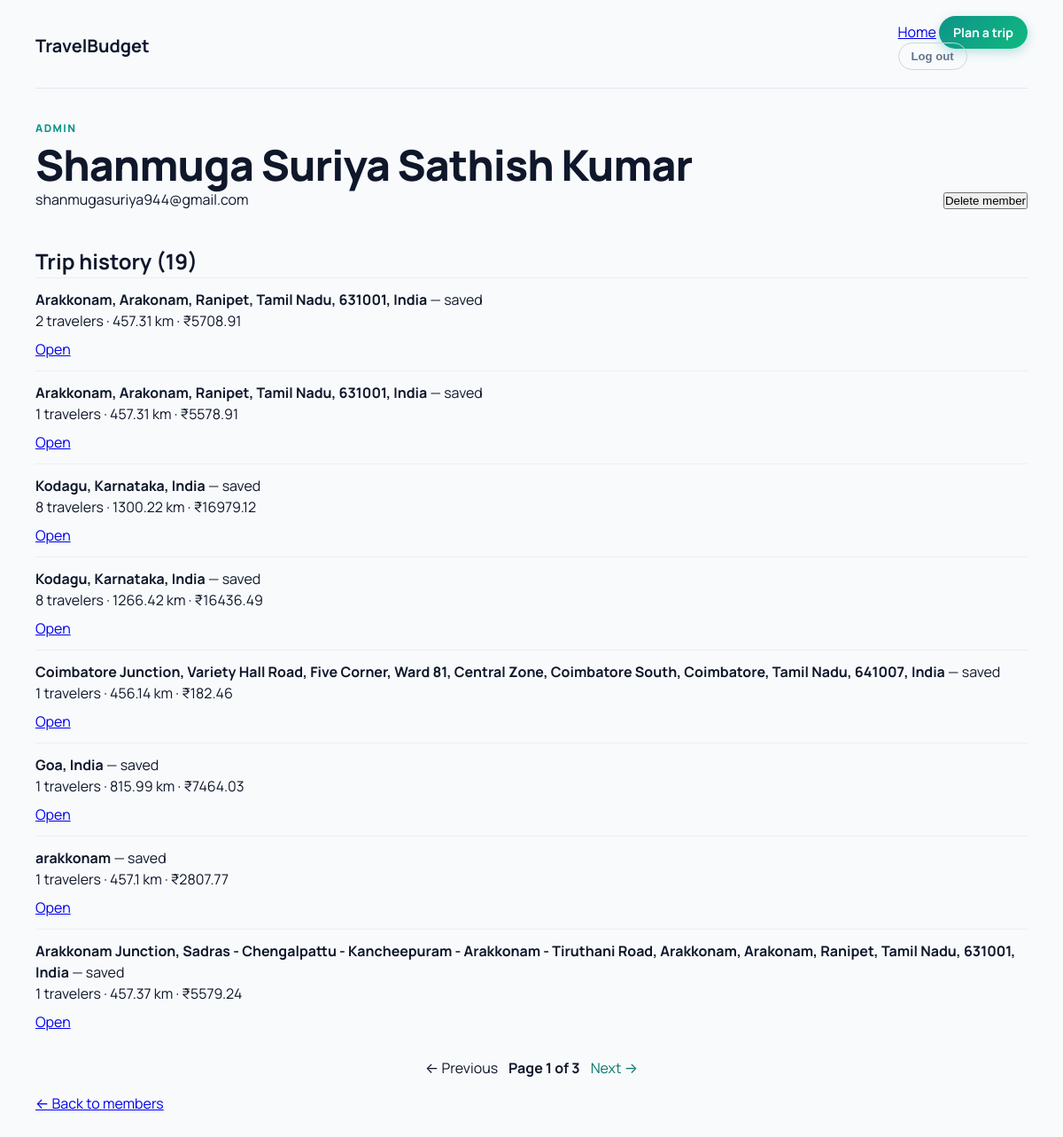
/admin/member/1 (signed in), run on an earlier commit of the app's database.
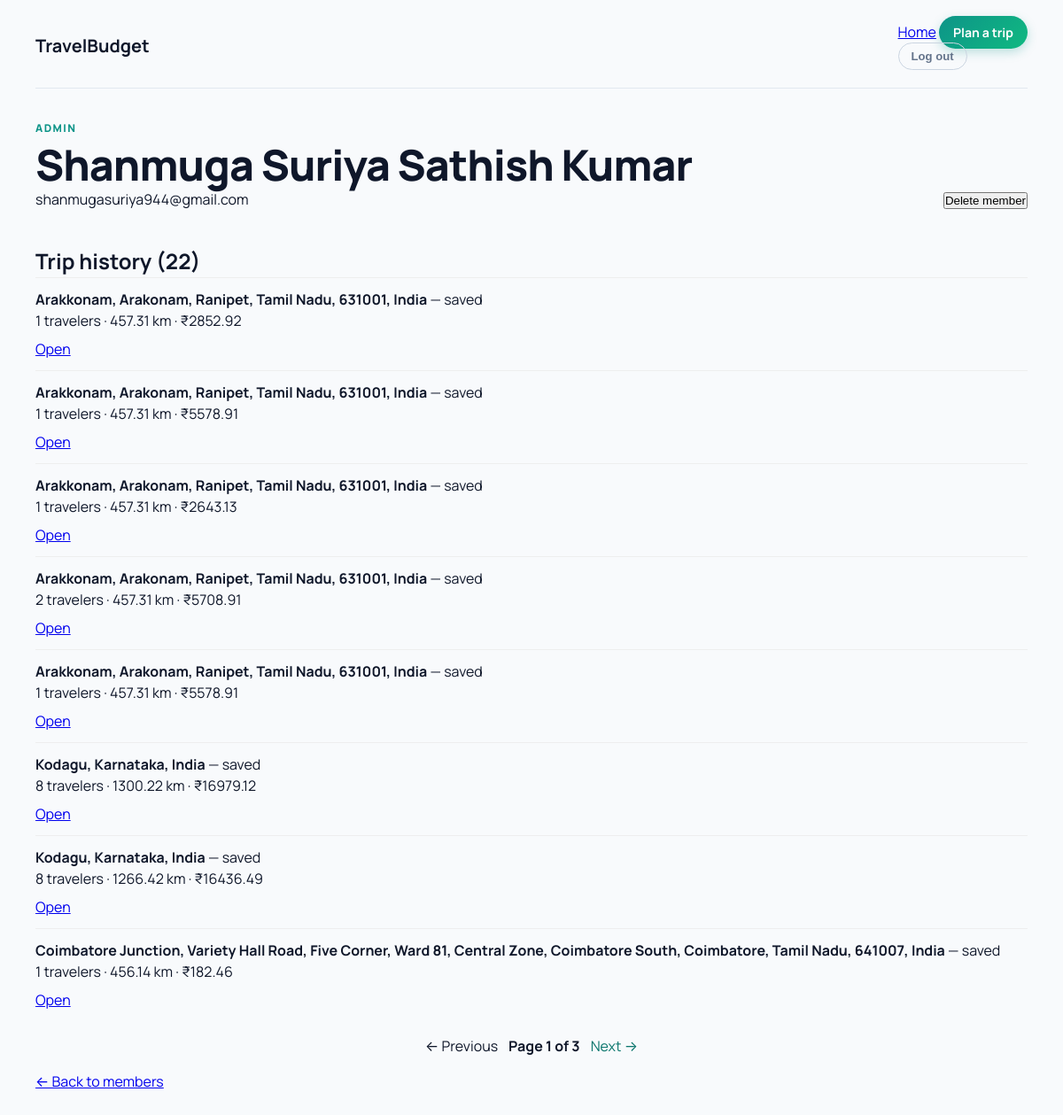
And on a later commit of the database.
### tables this page shows
CREATE TABLE trips (
            id INTEGER PRIMARY KEY AUTOINCREMENT,
            destination TEXT,
            travelers INTEGER,
            total_distance REAL,
            transport_mode TEXT,
            transport_cost REAL,
            fuel_type TEXT,
            fuel_price REAL,
            fuel_cost REAL,
            food_cost REAL,
            room_cost REAL,
            toll_charges REAL,
            parking_fee REAL,
            vehicle_type TEXT,
            vehicle_rental_cost REAL,
            places_fee_total REAL,
            total_budget REAL,
            cost_per_person REAL
        , user_id INTEGER);

### app.py (the view)
@app.route('/admin/member/<int:user_id>')
@login_required
@require_admin
def admin_member(user_id):
    try:
        page = max(1, int(request.args.get('page', 1)))
    except (TypeError, ValueError):
        page = 1
    per_page = 8
    conn = get_db()
    user_row = conn.execute("SELECT id, name, email, created_at, is_admin FROM users WHERE id=?", (user_id,)).fetchone()
    if not user_row:
        conn.close()
        return redirect(url_for('admin_members'))
    user = dict(user_row)
    total = conn.execute("SELECT COUNT(*) FROM trips WHERE user_id=?", (user_id,)).fetchone()[0]
    total_pages = max(1, (total + per_page - 1) // per_page)
    page = min(page, total_pages)
    trips = conn.execute(
        "SELECT * FROM trips WHERE user_id=? ORDER BY id DESC LIMIT ? OFFSET ?",
        (user_id, per_page, (page - 1) * per_page),
    ).fetchall()
    trips = [dict(t) for t in trips]
    conn.close()
    return render_template('admin_member.html', user=user, trips=trips, page=page, total_pages=total_pages, total=total)

### app.py (called while the page is built)
def get_db():
    conn = sqlite3.connect("travel_budget.db")
    conn.row_factory = sqlite3.Row
    return conn

@app.before_request
def update_last_seen():
    user_id = session.get('user_id')
    if user_id:
        try:
            conn = get_db()
            conn.execute('UPDATE users SET last_seen = CURRENT_TIMESTAMP WHERE id = ?', (user_id,))
            conn.commit()
            conn.close()
        except Exception:
            pass

@app.context_processor
def inject_user():
    is_admin = False
    logged_in = 'user_id' in session
    user_name = session.get('user_name')
    if logged_in:
        try:
            conn = get_db()
            row = conn.execute('SELECT is_admin FROM users WHERE id=?', (session['user_id'],)).fetchone()
            conn.close()
            is_admin = False
            if row:
                try:
                    is_admin = bool(row['is_admin'])
                except Exception:
                    is_admin = False
        except Exception:
            is_admin = False
    return dict(is_admin=is_admin, logged_in=logged_in, user_name=user_name)

### templates/admin_member.html (shortened to what this page needs)
<!doctype html>
<html lang="en"><head><link rel="stylesheet" href="{{ url_for('static', filename='trip.css') }}">
<link rel="stylesheet" href="{{ url_for('static', filename='admin.css') }}">
</head>
<body>
<main class="trips-shell">
  <header class="trips-header">
    <a href="/" class="brand">TravelBudget</a>
    <nav>
      <a href="/">Home</a>
      <a class="plan-link" href="/planner">Plan a trip</a>
      <form action="/logout" method="post"><button class="logout-btn" type="submit">Log out</button></form>
    </nav>
  </header>
  <section class="trips-hero">
    <div>
      <p class="eyebrow">Admin</p>
      <h1>{{ user['name'] }}</h1>
      <p>{{ user['email'] }}</p>
    </div>
    <div style="text-align:right;">
      <form action="{{ url_for('admin_delete_member', user_id=user['id']) }}" method="post" onsubmit="return confirm('Delete this member?')">
        <button type="submit">Delete member</button>
      </form>
    </div>
  </section>
  <section style="padding:1rem 0;">
    <h2>Trip history ({{ total }})</h2>
    {% if trips %}
      <ul style="list-style:none; padding:0;">
        {% for trip in trips %}
          <li style="padding:0.75rem 0; border-top:1px solid #eee;">
            <div><strong>{{ trip['destination'] }}</strong> — saved {{ trip['created_at'] }}</div>
            <div>{{ trip['travelers'] }} travelers · {{ trip['total_distance'] or 0 }} km · ₹{{ '%.2f'|format(trip['total_budget'] or 0) }}</div>
            <div style="margin-top:0.5rem"><a href="/edit/{{ trip['id'] }}">Open</a></div>
          </li>
        {% endfor %}
      </ul>
      {% if total_pages > 1 %}
        <nav class="pagination" aria-label="Trip pages">
          {% if page > 1 %}<a href="{{ url_for('admin_member', user_id=user['id'], page=page-1) }}">← Previous</a>{% else %}<span>← Previous</span>{% endif %}
          <b>Page {{ page }} of {{ total_pages }}</b>
          {% if page < total_pages %}<a href="{{ url_for('admin_member', user_id=user['id'], page=page+1) }}">Next →</a>{% else %}<span>Next →</span>{% endif %}
        </nav>
      {% endif %}
    {% else %}
      <p>No trips yet for this member.</p>
    {% endif %}
  </section>
  <p><a href="{{ url_for('admin_members') }}">← Back to members</a></p>
</main>
</body></html>

What changed in the data, as far as the page shows it:
no longer on this page (row unchanged): trips: destination "Goa, India", travelers "1", total_distance "815.99", total_budget "7464.03"
no longer on this page (row unchanged): trips: destination "arakkonam", travelers "1", total_distance "457.1", total_budget "2807.77"
no longer on this page (row unchanged): trips: destination "Arakkonam Junction, Sadras - Chengalpattu - Kancheepuram - Arakkonam - Tiruthani Road, Arakkonam, Arakonam, Ranipet, Tamil Nadu, 631001, India", travelers "1", total_distance "457.37", total_budget "5579.24"
added trips: destination "Arakkonam, Arakonam, Ranipet, Tamil Nadu, 631001, India", travelers "1", total_distance "457.31", total_budget "2852.92"
added trips: destination "Arakkonam, Arakonam, Ranipet, Tamil Nadu, 631001, India", travelers "1", total_distance "457.31", total_budget "5578.91"
added trips: destination "Arakkonam, Arakonam, Ranipet, Tamil Nadu, 631001, India", travelers "1", total_distance "457.31", total_budget "2643.13"
Also different on the page:
{{ total }}: "19" → "22"
